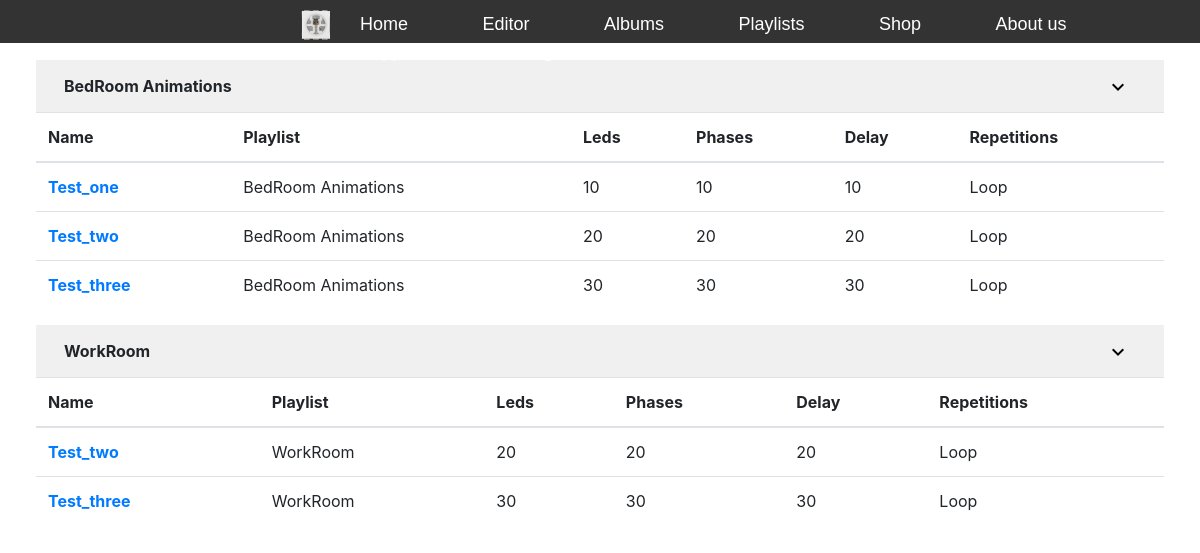
/home/animation_playlist.php (signed in), run on an earlier commit of the app's database.
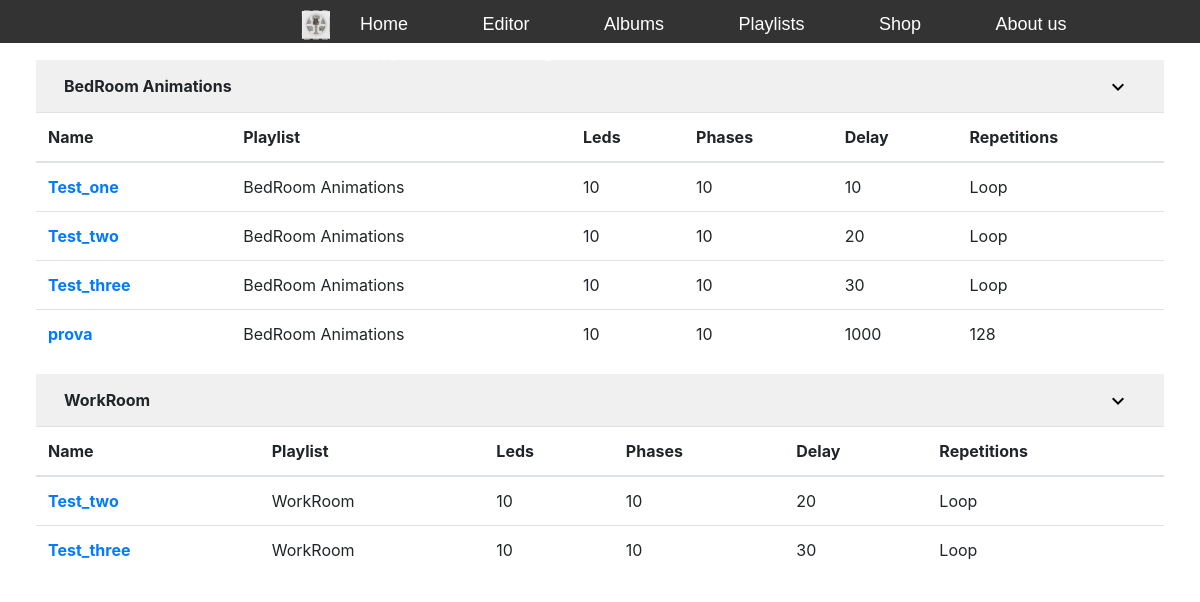
And on a later commit of the database.
### tables this page shows
CREATE TABLE `sub_playlist` (
  `id` int(11) NOT NULL,
  `name` varchar(255) NOT NULL,
  `id_playlist` int(11) NOT NULL
);

CREATE TABLE `animation` (
  `id` int(11) NOT NULL,
  `id_pattern` int(11) NOT NULL,
  `id_playlist` int(11) NOT NULL,
  `name` varchar(30) NOT NULL,
  `leds_number` int(11) NOT NULL,
  `phases` int(11) NOT NULL,
  `delay` int(3) NOT NULL,
  `repeat` int(3) NOT NULL,
  `file_name` text NOT NULL
);

### home/animation_playlist.php (the view, shortened to what this page needs)
<?php
	if ( !isset( $_SESSION[ "user_id" ] ) )
	{
		header( "Location: /sign/signin.php" );
		die();
	}
	else
	{
		include "../connection/sleds_connect.php";
?>
<!DOCTYPE html>
<html lang="en">
	<head>
		<link rel="stylesheet" href="https://cdn.jsdelivr.net/npm/bootstrap@4.3.1/dist/css/bootstrap.min.css">
		<link rel = "stylesheet" href = "./style/style.css" >
		<link rel = "stylesheet" href = "../style/style_navbar.css" >
	</head>
	<body>
	<header>
		<div class="container">
			<img id = "logo" src = "/home/images/pixel.png" >
			<nav>
				<a href="/home/home.php">Home</a>
				<a href="/home/animation_editor/home.php">Editor</a>
				<a href="/home/animation_album.php">Albums</a>
				<a href="/home/animation_playlist.php">Playlists</a>
				<a href="">Shop</a>
				<a href="">About us</a>
				<a href="">Support</a>
				<a href="/home/profile/settings.php">Settings</a>
			</nav>
		</div>
	</header>
	<div class = "album_tables" >
		<?php
		$statement = $sleds_database -> prepare( "SELECT sub_playlist.id, sub_playlist.name FROM sub_playlist WHERE sub_playlist.id_playlist IN ( SELECT playlist.id FROM playlist JOIN relation_user_cluster ON relation_user_cluster.id_cluster=playlist.id_cluster WHERE relation_user_cluster.id_user=? )" );
		$statement -> bind_param( "i", $_SESSION[ "user_id" ] );
		$statement -> execute();
		$sub_playlist_result = $statement -> get_result();
		while ( $sub_playlist = $sub_playlist_result -> fetch_assoc() )
		{
			?>
			<div class = "table_hide_show">
				<a class = "hide_show_text"><?php echo $sub_playlist[ "name" ]; ?></a>
				<a class = "material-icons hide_show" ><button class = "hide_show_button" id = "<?php echo $sub_playlist[ "name" ]; ?>hide_show_icon" onclick="hide_show_table('<?php echo $sub_playlist[ 'name' ]; ?>')">expand_more</button></a>
			</div>
			<div id="<?php echo $sub_playlist[ 'name' ]; ?>_table">
				<table class = "table table-hover" >
				<thead>
					<tr>
						<th scope = "col" >Name</th>
						<th scope = "col" >Playlist</th>
						<th scope = "col" >Leds</th>
						<th scope = "col" >Phases</th>
						<th scope = "col" >Delay</th>
						<th scope = "col" >Repetitions</th>
					</tr>
				</thead>
				<tbody>
			<?php
			$statement = $sleds_database -> prepare( "SELECT animation.id, animation.name, animation.leds_number, animation.phases, animation.delay, animation.repeat FROM animation JOIN relation_animation_sub_playlist ON relation_animation_sub_playlist.id_animation=animation.id WHERE relation_animation_sub_playlist.id_sub_playlist=?" );
			$statement -> bind_param( "i", $sub_playlist[ "id" ] );
			$statement -> execute();
			$animations_result = $statement -> get_result();
				while ( $animation = $animations_result -> fetch_assoc() )
				{
					echo '
					<tr>
						<th scope = "row"><a href = "#' . $animation[ "id" ] . '" >' . $animation[ "name" ] . '</a></th>
						<td>' . $sub_playlist[ "name" ] . '</td>
						<td>' . $animation[ "leds_number" ] . '</td>
						<td>' . $animation[ "phases" ] . '</td>
						<td>' . $animation[ "delay" ] . '</td>
						<td>';
						if ( $animation[ "repeat" ] == 255 )
							echo "Loop";
						else
							echo $animation[ "repeat" ];
						echo '</td>
					</tr>
					';
				}
			?>
				</tbody>
				</table>
			</div>
			<?php
		}
		?>
	</div>
	</body>
</html>
<?php
	}
?>

What changed in the data, as far as the page shows it:
changed animation "Test_two": leds_number "20" → "10"; phases "20" → "10"
changed animation "Test_three": leds_number "30" → "10"; phases "30" → "10"
added animation: name "prova", $sub_playlist[ "name" ] "BedRoom Animations", leds_number "10", phases "10", delay "1000", repeat "128", shown under sub_playlist "BedRoom Animations"
